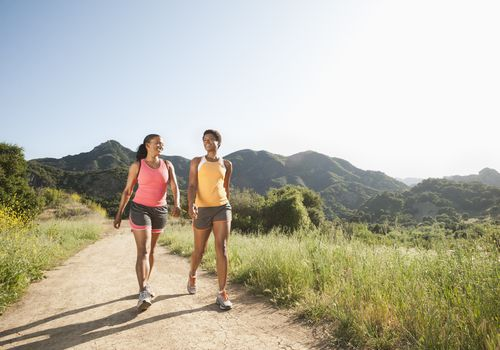
#> input picture archive/yolov3/test.jpg, 500 x 350 px, given in place of the camera
$ python test.py
#> lines starting #> are read from the running program, lines starting #| are printed output that depends on the picture
# import the necessary packages
from imutils.video import VideoStream
import imutils
import cv2
import time
import numpy as np

vs = VideoStream(src=0).start()
time.sleep(1)

firstFrame = None

while True:
    # Grab the frame from the threaded video stream
    frame = vs.read()
#> frame is the input picture: shape (350, 500, 3); mean B, G, R 166.1, 182.2, 185.3

    # Resize the frame, convert it to grayscale, and blur it
    frame = imutils.resize(frame, width=500)
    gray = cv2.cvtColor(frame, cv2.COLOR_BGR2GRAY)
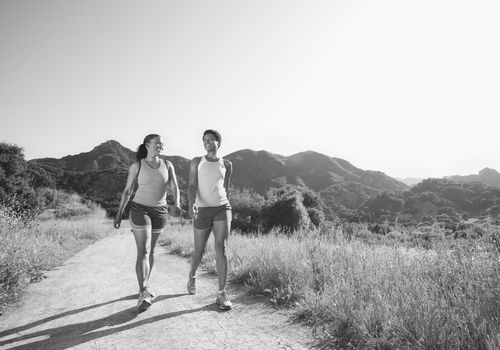
#> gray: shape (350, 500); min 13, max 255, mean 181.3
    gray = cv2.GaussianBlur(gray, (21, 21), 0)
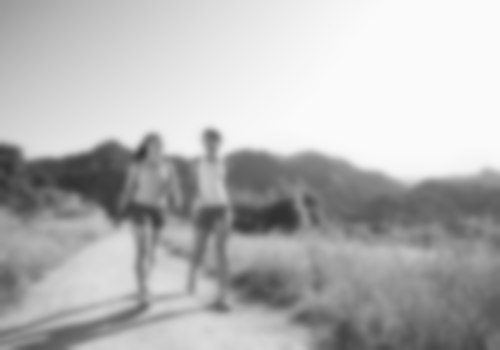
#> gray: shape (350, 500); min 49, max 250, mean 181.3

    # If the first frame is None, initialize it
    if firstFrame is None:
        firstFrame = gray
        print("First frame set")
        continue

    # Compute the absolute difference between the current frame and first frame
    frameDelta = cv2.absdiff(firstFrame, gray)
    thresh = cv2.threshold(frameDelta, 25, 255, cv2.THRESH_BINARY)[1]

    # Filter out frames where person is too close
    s = set(thresh[0])
    print(thresh, s)
    # if s == {255}:
    #     print('True')
    #     continue

    # Dilate the thresholded image to fill in holes, then find contours on thresholded image
    thresh = cv2.dilate(thresh, None, iterations=2)
    cnts = cv2.findContours(thresh.copy(), cv2.RETR_EXTERNAL, cv2.CHAIN_APPROX_SIMPLE)
    cnts = imutils.grab_contours(cnts)

    # Loop over the contours
    for c in cnts:
        # If the contour is too small, ignore it
        if cv2.contourArea(c) < 500:
            continue

        # Compute the bounding box for the contour and draw it on the frame
        (x, y, w, h) = cv2.boundingRect(c)
        cv2.rectangle(frame, (x, y), (x + w, y + h), (0, 255, 0), 2)

    # Show the frame and record if the user presses a key
    cv2.imshow("Security Feed", frame)
    cv2.imshow("Thresh", thresh)
    cv2.imshow("Frame Delta", frameDelta)
    cv2.imshow("First Frame", firstFrame)

    key = cv2.waitKey(1) & 0xFF

    # Break from the loop if the `q` key is pressed
    if key == ord("q"):
    	break

# Cleanup the camera and close any windows
cv2.destroyAllWindows()
vs.stop()
